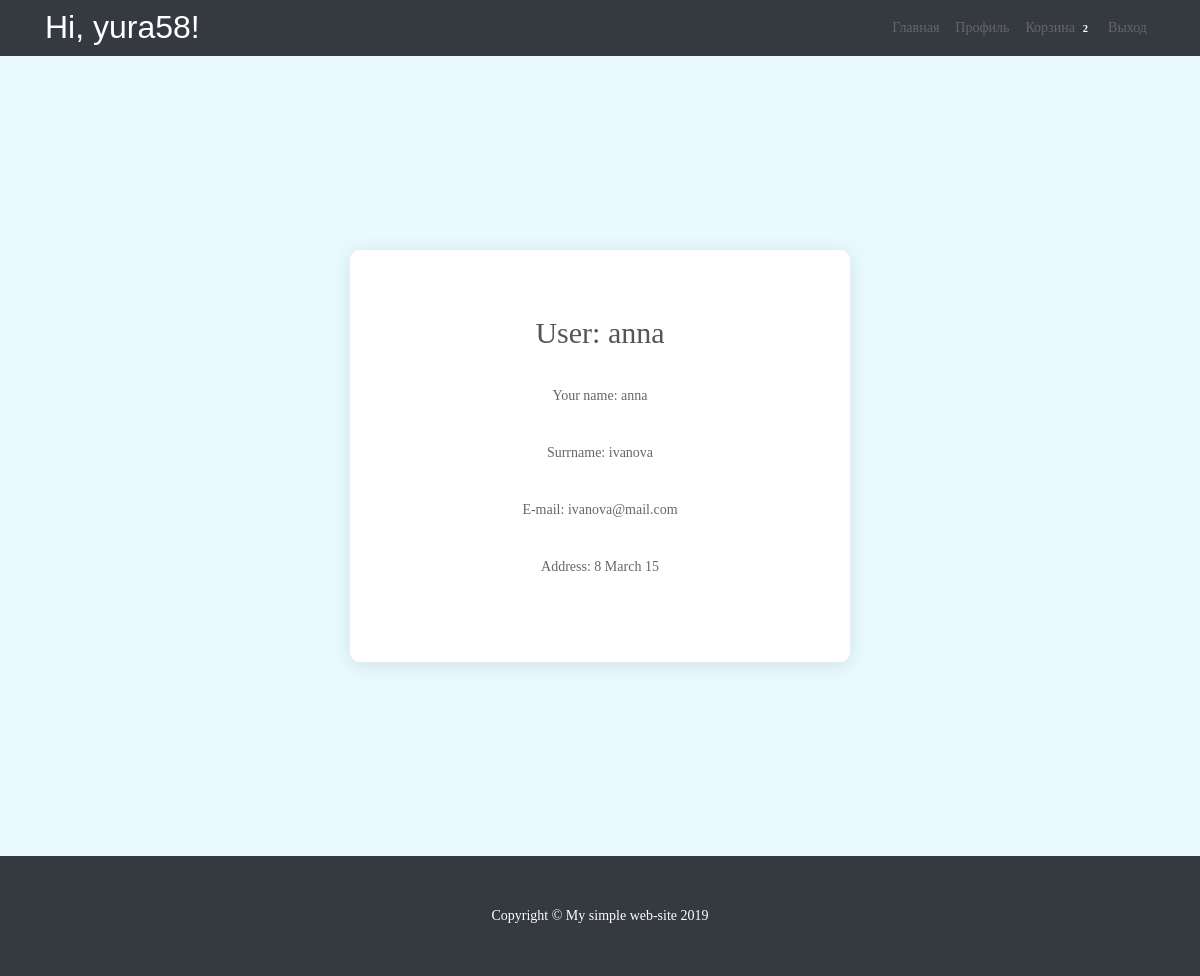
The page /user/anna (signed in) on the database its author committed.
### app/models.py (models this page shows, shortened)
class User(UserMixin, db.Model):
    id = db.Column(db.Integer, primary_key=True)
    username = db.Column(db.String(64), index=True, unique=True)
    name = db.Column(db.String(64))
    surname = db.Column(db.String(64))
    email = db.Column(db.String(64), index=True, unique=True)
    address = db.Column(db.String(64))
    password_hash = db.Column(db.String(128))
    role_id = db.Column(db.Integer, db.ForeignKey('role.id'))
    role = db.relationship('Role', lazy='joined')
    def count_products_inCart(self):
        return CartItems.query.filter_by(user_id=current_user.id).count()

### app/routes.py (the view)
@app.route('/user/<username>')
def user(username):
    user = User.query.filter_by(username=username).first_or_404()
    return render_template('user.html', user=user)

### app/models.py (called while the page is built)
@login.user_loader
def load_user(id):
    return User.query.get(int(id))

### app/templates/user.html (shortened to what this page needs)
{% extends "base.html" %}
{% block content %}
<body>
	<div class="limiter">
		<div class="container-login100">
			<span class="wrap-login100 p-l-55 p-r-55 p-t-65 p-b-50">
                <span class="login100-form-title p-b-33">
						User: {{ user.username }}
                </span>
                <span class="login100-form-title p-b-33">
						<p> Your name: {{ user.name }}</p>
                </span>
                <span class="login100-form-title p-b-33">
						<p> Surrname: {{ user.surname }}</p>
                </span>
                <span class="login100-form-title p-b-33">
						<p> E-mail: {{  user.email }}</p>
                </span>
                <span class="login100-form-title p-b-33">
						<p> Address: {{ user.address }}</p>
                </span>
            </span>
        </div>
    </div>
</body>
{% endblock %}

### app/templates/base.html (shortened to what this page needs)
<!DOCTYPE html>
<html lang="en">
<head>
    <link href="{{ url_for('static', filename = 'vendor/bootstrap/css/bootstrap.min.css') }}" rel="stylesheet">
    <link href="{{ url_for('static', filename = 'css/shop-homepage.css') }}" rel="stylesheet">
    <link href="{{ url_for('static', filename = 'vendor/bootstrap/css/style.css') }}" rel="stylesheet">
	<link rel="stylesheet" type="text/css" href="{{ url_for('static', filename = 'css/util.css')}}">
	<link rel="stylesheet" type="text/css"  href="{{ url_for('static', filename = 'css/main.css')}}">
</head>
<body>
  <nav class="navbar navbar-expand-lg navbar-indigo bg-dark fixed-top">
    <div class="container">
      {% if current_user.is_authenticated %}
      <h2 class="m-0  text-white">  Hi, {{ current_user.username }}!  </h2>
      {% endif %}
      <div class="collapse navbar-collapse" id="navbarResponsive">
        <ul class="navbar-nav ml-auto"  >
          <li class="nav-item active">
            <a class="nav-link" href=" {{ url_for('index', category_id = None )}} ">Главная
            </a>
          </li>
          {% if current_user.role_id == 2 %}
          <li class="nav-item">
            <a class="nav-link" href="{{ url_for('user' , username = current_user.username ) }}">Профиль</a>
          </li>
          <li class="nav-item">
            <a class="nav-link" href="{{ url_for('cart')}}">Корзина
            {% set count_prod = current_user.count_products_inCart() %}
            {%  if count_prod  %}
              <span class="badge">{{ count_prod }}</span>
            {% endif %}
            </a>
          </li>
          <li class="nav-item">
            <a class="nav-link" href="{{ url_for('logout') }}">Выход</a>
          </li>
          {% endif %}
        </ul>
      </div>
    </div>
  </nav>
  {% block content %}
  {% endblock %}
  <footer class="py-5 bg-dark">
    <div class="container">
      <div class="made-with-love">
        <p class="m-0 text-center text-white">Copyright &copy; My simple web-site 2019</p>
      </div>
    </div>
  </footer>
</body>
</html>

### app/static/css/shop-homepage.css (style rules this page uses)
body { padding-top: 56px; }

### app/static/css/main.css (style rules this page uses)
* { margin: 0px; padding: 0px; box-sizing: border-box; }
body, html { height: 100%; font-family: OpenSans-Regular, sans-serif; }
a { font-family: OpenSans-Regular; font-size: 14px; line-height: 1.7; color: #666666; margin: 0px; transition: all 0.4s; -webkit-transition: all 0.4s; -o-transition: all 0.4s; -moz-transition: all 0.4s; }
span { font-family: OpenSans-Regular; font-size: 14px; line-height: 1.7; color: #666666; margin: 0px; transition: all 0.4s; -webkit-transition: all 0.4s; -o-transition: all 0.4s; -moz-transition: all 0.4s; }
h1,h2,h3,h4,h5,h6 { margin: 0px; }
p { font-family: OpenSans-Regular; font-size: 14px; line-height: 1.7; color: #666666; margin: 0px; }
ul, li { margin: 0px; list-style-type: none; }
.limiter { width: 100%; margin: 0 auto; }
.container-login100 { width: 100%; min-height: 100vh; display: -webkit-box; display: -webkit-flex; display: -moz-box; display: -ms-flexbox; display: flex; flex-wrap: wrap; justify-content: center; align-items: center; padding: 15px; background: #e9faff; }
.wrap-login100 { width: 500px; background: #fff; border-radius: 10px; overflow: hidden; box-shadow: 0 3px 20px 0px rgba(0, 0, 0, 0.1); -moz-box-shadow: 0 3px 20px 0px rgba(0, 0, 0, 0.1); -webkit-box-shadow: 0 3px 20px 0px rgba(0, 0, 0, 0.1); -o-box-shadow: 0 3px 20px 0px rgba(0, 0, 0, 0.1); -ms-box-shadow: 0 3px 20px 0px rgba(0, 0, 0, 0.1); }
.login100-form-title { display: block; font-family: OpenSans-Regular; font-size: 30px; color: #555555; line-height: 1.2; text-align: center; }

### rows shown on the page
User: username "yura58"
User: username "anna", name "anna", surname "ivanova", email "ivanova@mail.com", address "8 March 15"

### other values the page prints
{{ count_prod }} "2"
